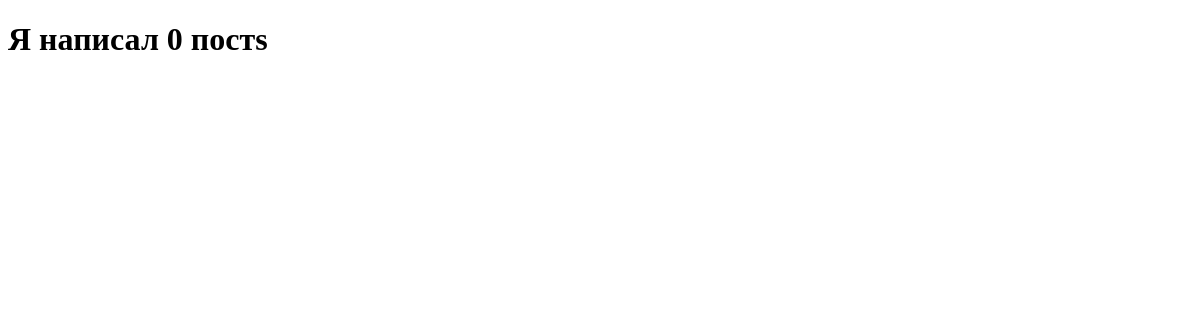
The page /blog/ on the database as committed earlier.
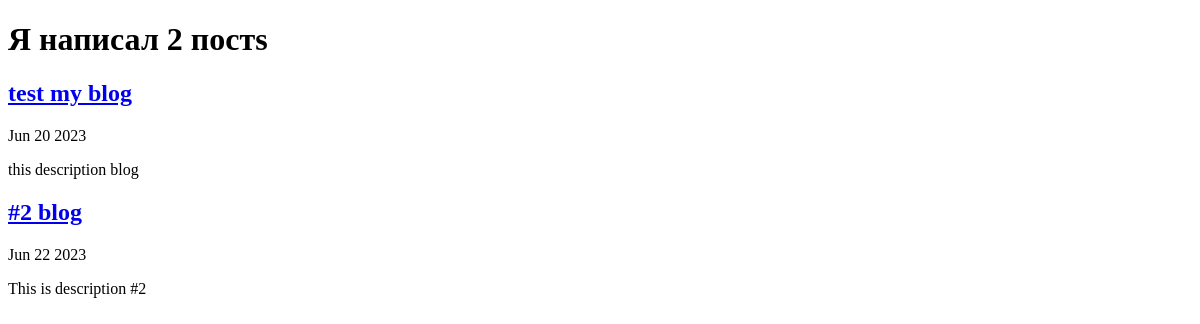
The same page on the database as committed later.
### blog/models.py (models this page shows, shortened)
class Project(models.Model):
    title = models.CharField(max_length=100)
    date = models.DateField()
    description = models.CharField(max_length=250)
    url = models.URLField(blank=True)

### blog/views.py (the view)
# urls.py: path('', views.all_blogs, name='all_blogs'),
def all_blogs(request):
    projects = Project.objects.all()
    return render(request, 'blog/all_blogs.html', {'projects': projects})

### blog/templates/blog/all_blogs.html (shortened to what this page needs)
<!DOCTYPE html>
<html lang="en">
<head>
</head>
<body>
    <h1>Я написал {{ projects.count}} пост{{ projects.count|pluralize }}</h1>
    {% for project in projects%}
    <h2>
        <a href="{% url 'blog:detail' project.id %}">{{ project.title }}</a>
    </h2>
    <p>{{ project.date|date:'M d Y' }}</p>
    <p>{{ project.description|safe|truncatechars:100 }}</p>
    {% endfor %}
</body>
</html>

Rows that differ between the two databases and show on the page:
added Project: title "test my blog", date "Jun 20 2023", description "this description blog"
added Project: title "#2 blog", date "Jun 22 2023", description "This is description #2"
Other text that changed with them:
{{ projects.count }}: "0" → "2"
